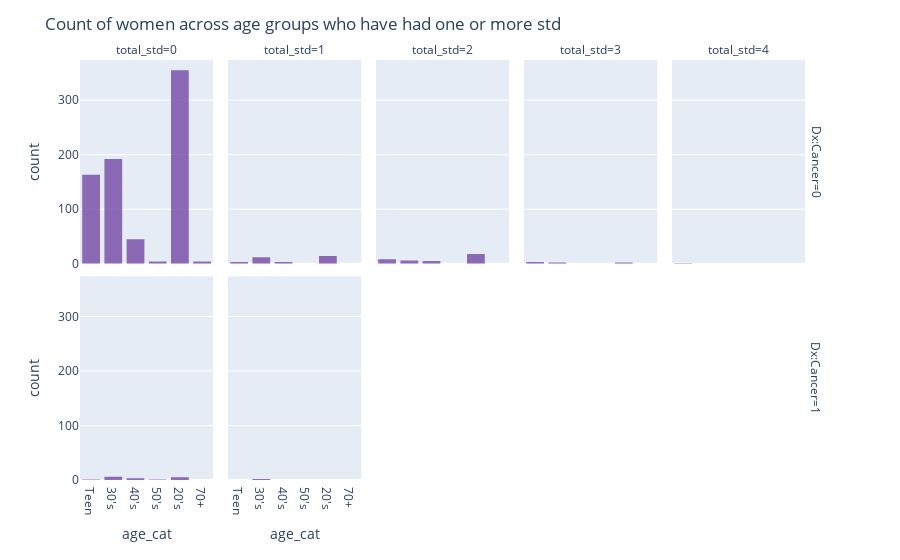

The notebook cell this image was saved under:
### Markdown cell above
We see that the most amount of STD's garnered by any patient, is a total of 4. As from before, we also see that the majority of patients do not have any STD's and aren't diagnosed with cancer and/or HPV. However, there is a small amount of patients who have no STD and have Cervical Cancer and/or HPV. *It should be noted that HPV infections can be sexually transmitted or non-sexually acquired.*

### Code cell
fig = px.histogram(risk_factor_df.query("total_std>=0").sort_values(by=["total_std", "Dx:Cancer"], ascending=True),
                   x="age_cat",
                   facet_col="total_std",
                   facet_row="Dx:Cancer",
                   color_discrete_sequence=["rebeccapurple"],
                   opacity=0.7)
fig.update_layout(title="Count of women across age groups who have had one or more std")

fig.show()

### Figure 1 — Plotly figure (JSON) as saved in the notebook; plotly's stock layout.template omitted (floating-point values rounded to 4 significant figures; data arrays with more than 128 entries replaced by an {"elided": "..."} marker saying what was removed)
{"data": [{"alignmentgroup": "True", "bingroup": "x", "hovertemplate": "Dx:Cancer=0<br>total_std=0<br>age_cat=%{x}<br>count=%{y}<extra></extra>", "legendgroup": "", "marker": {"color": "rebeccapurple", "opacity": 0.7, "pattern": {"shape": ""}}, "name": "", "offsetgroup": "", "orientation": "v", "showlegend": false, "type": "histogram", "x": {"elided": "763 str values"}, "xaxis": "x6", "yaxis": "y6"}, {"alignmentgroup": "True", "bingroup": "x", "hovertemplate": "Dx:Cancer=0<br>total_std=1<br>age_cat=%{x}<br>count=%{y}<extra></extra>", "legendgroup": "", "marker": {"color": "rebeccapurple", "opacity": 0.7, "pattern": {"shape": ""}}, "name": "", "offsetgroup": "", "orientation": "v", "showlegend": false, "type": "histogram", "x": ["40's", "30's", "30's", "30's", "30's", "30's", "30's", "20's", "30's", "20's", "20's", "20's", "20's", "30's", "20's", "20's", "20's", "20's", "20's", "20's", "Teen", "Teen", "Teen", "30's", "30's", "20's", "40's", "30's", "20's", "20's", "30's", "40's"], "xaxis": "x7", "yaxis": "y7"}, {"alignmentgroup": "True", "bingroup": "x", "hovertemplate": "Dx:Cancer=0<br>total_std=2<br>age_cat=%{x}<br>count=%{y}<extra></extra>", "legendgroup": "", "marker": {"color": "rebeccapurple", "opacity": 0.7, "pattern": {"shape": ""}}, "name": "", "offsetgroup": "", "orientation": "v", "showlegend": false, "type": "histogram", "x": ["40's", "40's", "30's", "30's", "30's", "30's", "20's", "30's", "20's", "20's", "20's", "20's", "20's", "20's", "20's", "Teen", "40's", "Teen", "20's", "Teen", "Teen", "20's", "Teen", "20's", "30's", "Teen", "20's", "40's", "20's", "20's", "40's", "20's", "20's", "Teen", "20's", "Teen", "20's"], "xaxis": "x8", "yaxis": "y8"}, {"alignmentgroup": "True", "bingroup": "x", "hovertemplate": "Dx:Cancer=0<br>total_std=3<br>age_cat=%{x}<br>count=%{y}<extra></extra>", "legendgroup": "", "marker": {"color": "rebeccapurple", "opacity": 0.7, "pattern": {"shape": ""}}, "name": "", "offsetgroup": "", "orientation": "v", "showlegend": false, "type": "histogram", "x": ["20's", "30's", "30's", "Teen", "Teen", "Teen", "20's"], "xaxis": "x9", "yaxis": "y9"}, {"alignmentgroup": "True", "bingroup": "x", "hovertemplate": "Dx:Cancer=0<br>total_std=4<br>age_cat=%{x}<br>count=%{y}<extra></extra>", "legendgroup": "", "marker": {"color": "rebeccapurple", "opacity": 0.7, "pattern": {"shape": ""}}, "name": "", "offsetgroup": "", "orientation": "v", "showlegend": false, "type": "histogram", "x": ["Teen"], "xaxis": "x10", "yaxis": "y10"}, {"alignmentgroup": "True", "bingroup": "x", "hovertemplate": "Dx:Cancer=1<br>total_std=0<br>age_cat=%{x}<br>count=%{y}<extra></extra>", "legendgroup": "", "marker": {"color": "rebeccapurple", "opacity": 0.7, "pattern": {"shape": ""}}, "name": "", "offsetgroup": "", "orientation": "v", "showlegend": false, "type": "histogram", "x": ["50's", "40's", "40's", "30's", "20's", "20's", "30's", "Teen", "20's", "30's", "30's", "20's", "40's", "20's", "30's", "30's"], "xaxis": "x", "yaxis": "y"}, {"alignmentgroup": "True", "bingroup": "x", "hovertemplate": "Dx:Cancer=1<br>total_std=1<br>age_cat=%{x}<br>count=%{y}<extra></extra>", "legendgroup": "", "marker": {"color": "rebeccapurple", "opacity": 0.7, "pattern": {"shape": ""}}, "name": "", "offsetgroup": "", "orientation": "v", "showlegend": false, "type": "histogram", "x": ["30's", "30's"], "xaxis": "x2", "yaxis": "y2"}], "layout": {"annotations": [{"font": {}, "showarrow": false, "text": "total_std=0", "x": 0.09, "xanchor": "center", "xref": "paper", "y": 1, "yanchor": "bottom", "yref": "paper"}, {"font": {}, "showarrow": false, "text": "total_std=1", "x": 0.29, "xanchor": "center", "xref": "paper", "y": 1, "yanchor": "bottom", "yref": "paper"}, {"font": {}, "showarrow": false, "text": "total_std=2", "x": 0.49, "xanchor": "center", "xref": "paper", "y": 1, "yanchor": "bottom", "yref": "paper"}, {"font": {}, "showarrow": false, "text": "total_std=3", "x": 0.69, "xanchor": "center", "xref": "paper", "y": 1, "yanchor": "bottom", "yref": "paper"}, {"font": {}, "showarrow": false, "text": "total_std=4", "x": 0.89, "xanchor": "center", "xref": "paper", "y": 1, "yanchor": "bottom", "yref": "paper"}, {"font": {}, "showarrow": false, "text": "Dx:Cancer=1", "textangle": 90, "x": 0.98, "xanchor": "left", "xref": "paper", "y": 0.2425, "yanchor": "middle", "yref": "paper"}, {"font": {}, "showarrow": false, "text": "Dx:Cancer=0", "textangle": 90, "x": 0.98, "xanchor": "left", "xref": "paper", "y": 0.7575, "yanchor": "middle", "yref": "paper"}], "barmode": "relative", "legend": {"tracegroupgap": 0}, "margin": {"t": 60}, "title": {"text": "Count of women across age groups who have had one or more std"}, "xaxis": {"anchor": "y", "domain": [0, 0.18], "title": {"text": "age_cat"}}, "xaxis10": {"anchor": "y10", "domain": [0.8, 0.98], "matches": "x", "showticklabels": false}, "xaxis2": {"anchor": "y2", "domain": [0.2, 0.38], "matches": "x", "title": {"text": "age_cat"}}, "xaxis3": {"anchor": "y3", "domain": [0.4, 0.58], "matches": "x", "title": {"text": "age_cat"}}, "xaxis4": {"anchor": "y4", "domain": [0.6, 0.78], "matches": "x", "title": {"text": "age_cat"}}, "xaxis5": {"anchor": "y5", "domain": [0.8, 0.98], "matches": "x", "title": {"text": "age_cat"}}, "xaxis6": {"anchor": "y6", "domain": [0, 0.18], "matches": "x", "showticklabels": false}, "xaxis7": {"anchor": "y7", "domain": [0.2, 0.38], "matches": "x", "showticklabels": false}, "xaxis8": {"anchor": "y8", "domain": [0.4, 0.58], "matches": "x", "showticklabels": false}, "xaxis9": {"anchor": "y9", "domain": [0.6, 0.78], "matches": "x", "showticklabels": false}, "yaxis": {"anchor": "x", "domain": [0, 0.485], "title": {"text": "count"}}, "yaxis10": {"anchor": "x10", "domain": [0.515, 1], "matches": "y", "showticklabels": false}, "yaxis2": {"anchor": "x2", "domain": [0, 0.485], "matches": "y", "showticklabels": false}, "yaxis3": {"anchor": "x3", "domain": [0, 0.485], "matches": "y", "showticklabels": false}, "yaxis4": {"anchor": "x4", "domain": [0, 0.485], "matches": "y", "showticklabels": false}, "yaxis5": {"anchor": "x5", "domain": [0, 0.485], "matches": "y", "showticklabels": false}, "yaxis6": {"anchor": "x6", "domain": [0.515, 1], "matches": "y", "title": {"text": "count"}}, "yaxis7": {"anchor": "x7", "domain": [0.515, 1], "matches": "y", "showticklabels": false}, "yaxis8": {"anchor": "x8", "domain": [0.515, 1], "matches": "y", "showticklabels": false}, "yaxis9": {"anchor": "x9", "domain": [0.515, 1], "matches": "y", "showticklabels": false}}}
